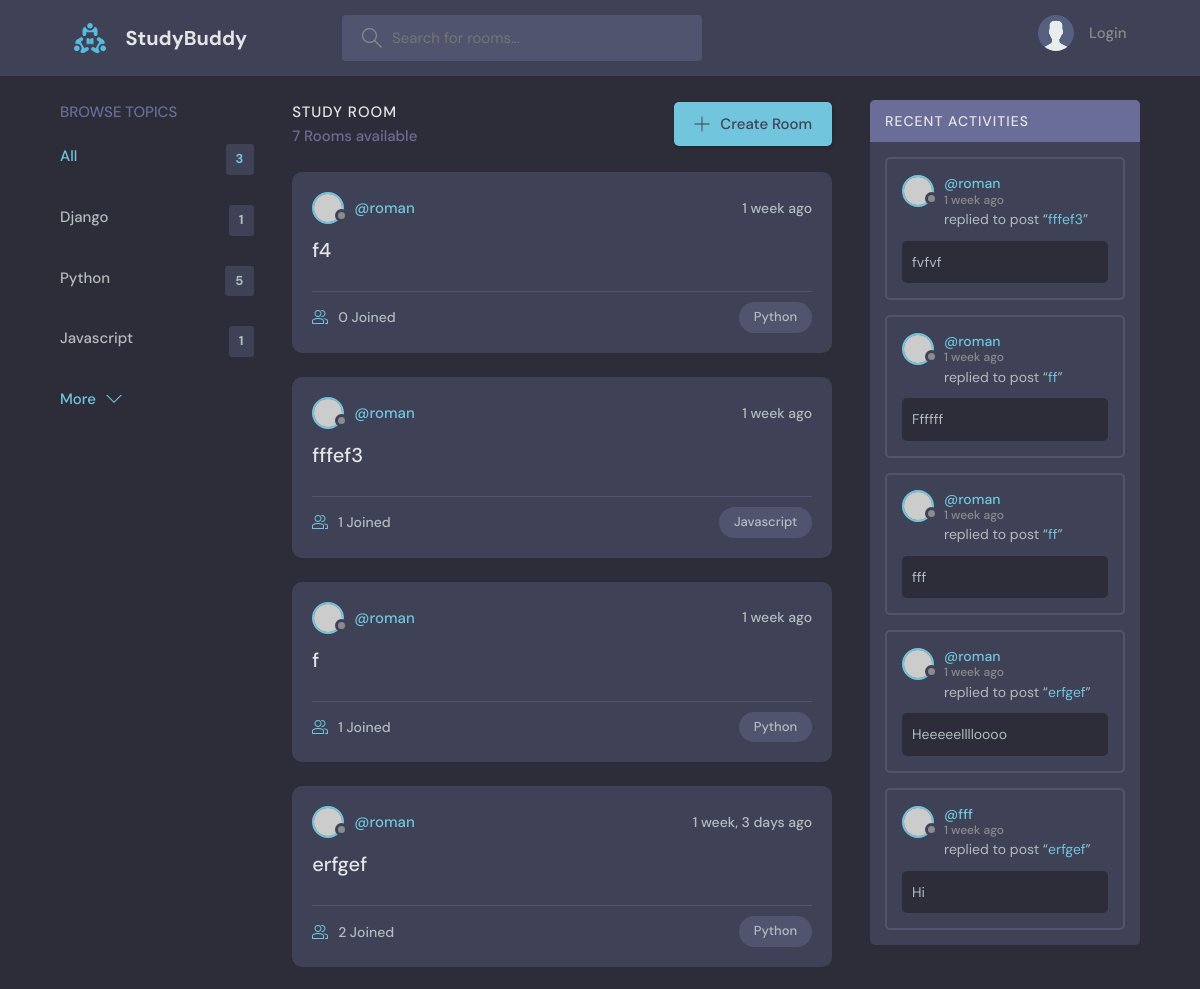
The app's page / (upper part), older data.
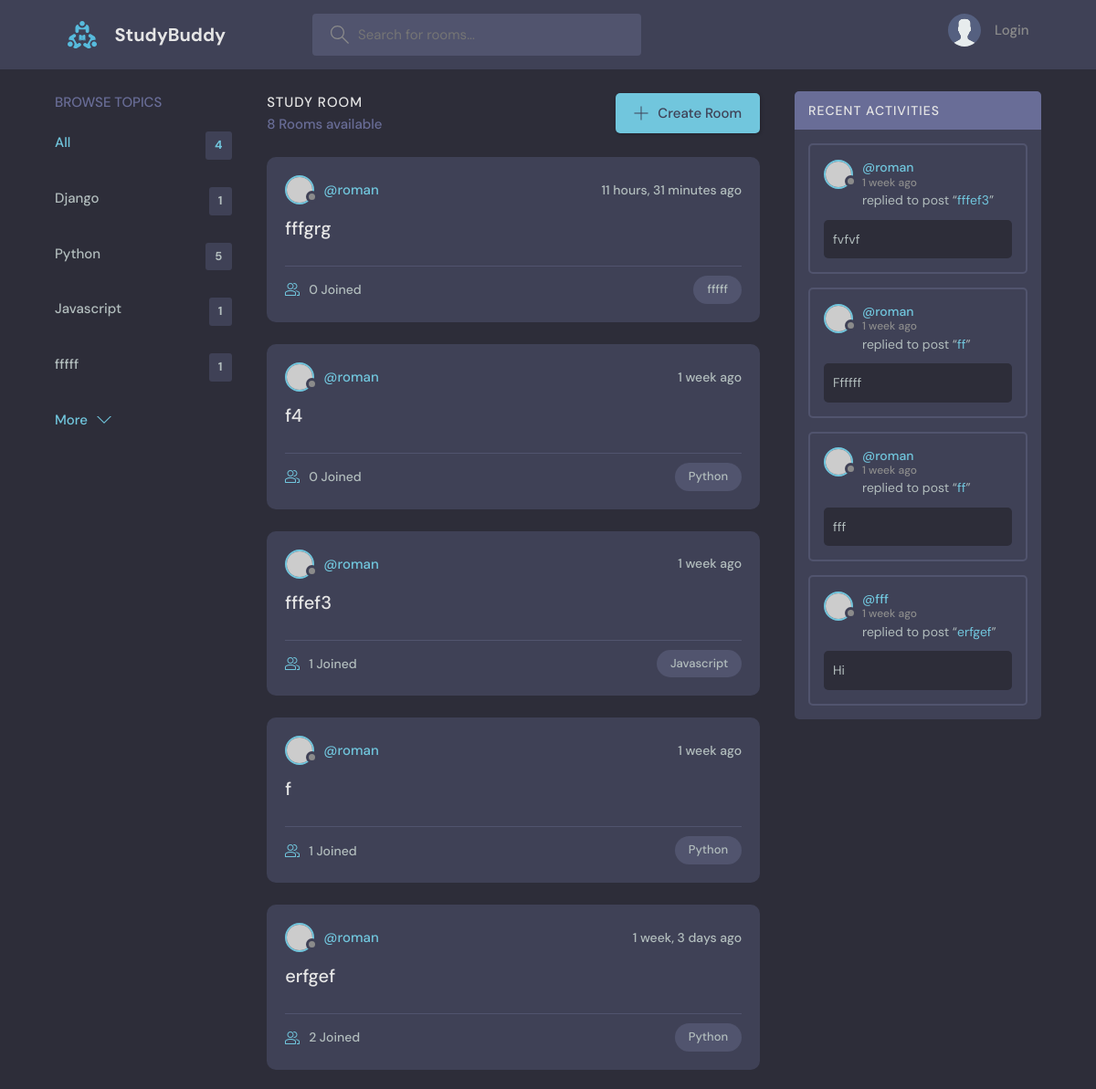
The same page, newer data.
### base/models.py (models this page shows, shortened)
class Topic(models.Model):
    name = models.CharField(max_length=200)

class Room(models.Model):
    host = models.ForeignKey(User, on_delete=models.SET_NULL, null=True)
    topic = models.ForeignKey("Topic", on_delete=models.SET_NULL, null=True)
    name = models.CharField(max_length=200)
    description = models.TextField(null=True, blank=True)
    participants = models.ManyToManyField(User, related_name="participants", blank=True)
    updated = models.DateTimeField(auto_now=True)
    created = models.DateTimeField(auto_now_add=True)
    class Meta:
        ordering = ['-updated', '-created']
    def __str__(self):
        return self.name

class Message(models.Model):
    user = models.ForeignKey(User, on_delete=models.CASCADE)
    room = models.ForeignKey(Room, on_delete=models.CASCADE)
    body = models.TextField()
    updated = models.DateTimeField(auto_now=True)
    created = models.DateTimeField(auto_now_add=True)
    class Meta:
        ordering = ['-updated', '-created']

### base/views.py (the view)
# urls.py: path("", views.home, name="home"),
def home(request):
    q = request.GET.get('q') if request.GET.get('q') != None else ""
    rooms = Room.objects.filter(
        Q(topic__name__icontains=q) |
        Q(name__icontains=q) |
        Q(description__icontains=q)
    )
    topics = Topic.objects.all()
    room_count = rooms.count()
    room_messages = Message.objects.filter(Q(room__topic__name__icontains=q))
    context = {"rooms": rooms, 'topics': topics, "room_count": room_count, "room_messages": room_messages}
    return render(request, 'base/home.html', context)

### base/templates/base/home.html (shortened to what this page needs)
{% extends 'main.html' %}
{% block content %}
<main class="layout layout--3">
    <div class="container">
        {% include 'base/topics_component.html' %}
        <div class="roomList">
            <div class="roomList__header">
                <div>
                    <h2>Study Room</h2>
                    <p>{{room_count}} Rooms available</p>
                </div>
                <a class="btn btn--main" href="{% url 'create-room' %}">
                    <svg version="1.1" xmlns="http://www.w3.org/2000/svg" width="32" height="32" viewBox="0 0 32 32">
                        <title>add</title>
                        <path
                                d="M16.943 0.943h-1.885v14.115h-14.115v1.885h14.115v14.115h1.885v-14.115h14.115v-1.885h-14.115v-14.115z"
                        ></path>
                    </svg>
                    Create Room
                </a>
            </div>
            {% include 'base/feed_component.html' %}
        </div>
        {% include 'base/activity_component.html' %}
    </div>
</main>
{% endblock %}

### base/templates/base/topics_component.html
<div class="topics">
    <div class="topics__header">
        <h2>Browse Topics</h2>
    </div>
    <ul class="topics__list">
        <li>
            <a href="{% url 'home' %}" class="active">All <span>{{topics.count}}</span></a>
        </li>
        {% for topic in topics %}
        <li>
           <a href="{% url 'home' %}?q={{topic.name}}">{{topic.name}} <span>{{topic.room_set.all.count}}</span></a>
        </li>
        {% endfor %}
    </ul>
    <a class="btn btn--link" href="topics.html">
        More
        <svg version="1.1" xmlns="http://www.w3.org/2000/svg" width="32" height="32" viewBox="0 0 32 32">
            <title>chevron-down</title>
            <path d="M16 21l-13-13h-3l16 16 16-16h-3l-13 13z"></path>
        </svg>
    </a>
</div>

### base/templates/base/feed_component.html (shortened to what this page needs)
{% for room in rooms %}
<div class="roomListRoom">
    <div class="roomListRoom__header">
        <a href="{% url 'user-profile' room.host.id %}" class="roomListRoom__author">
            <div class="avatar avatar--small">
                <img src="https://randomuser.me/api/portraits/women/11.jpg"/>
            </div>
            <span>@{{room.host.username}}</span>
        </a>
        <div class="roomListRoom__actions">
            <span>{{room.created|timesince}} ago</span>
        </div>
    </div>
    <div class="roomListRoom__content">
        <a href="{% url 'room' room.id %}">{{room.name}}</a>
    </div>
    <div class="roomListRoom__meta">
        <a href="{% url 'room' room.id %}" class="roomListRoom__joined">
            {{room.participants.all.count}} Joined
        </a>
        <p class="roomListRoom__topic">{{room.topic.name}}</p>
    </div>
</div>
{% endfor %}

### base/templates/base/activity_component.html (shortened to what this page needs)
<div class="activities">
    <div class="activities__header">
        <h2>Recent Activities</h2>
    </div>
    {% for message in room_messages %}
    <div class="activities__box">
        <div class="activities__boxHeader roomListRoom__header">
            <a href="{% url 'user-profile' message.user.id%}" class="roomListRoom__author">
                <div class="avatar avatar--small">
                    <img src="https://randomuser.me/api/portraits/women/11.jpg"/>
                </div>
                <p>
                    @{{message.user}}
                    <span>{{message.created | timesince}} ago</span>
                </p>
            </a>
        </div>
        <div class="activities__boxContent">
            <p>replied to post “<a href="{% url 'room' message.room.id %}">{{message.room}}</a>”</p>
            <div class="activities__boxRoomContent">
                {{message.body}}
            </div>
        </div>
    </div>
    {% endfor %}
</div>

Row changes from the older to the newer data that the page shows:
removed Message: user "roman", created "1 week", room "erfgef", body "Heeeeelllloooo"
added Topic: name "fffff", room_set.all.count "1"
added Room: host.username "roman", created "11 hours, 31 minutes", name "fffgrg", participants.all.count "0", topic.name "fffff"
Text that changed along with them:
{{ topics.count }}: "3" → "4"
{{ room_count }}: "7" → "8"
